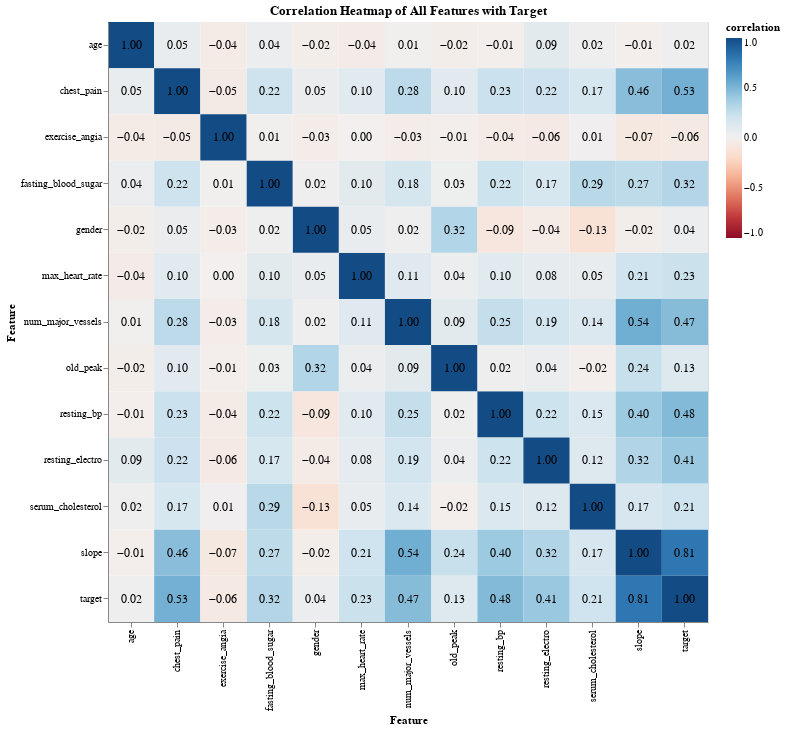

Notebook code for this chart:
### Code cell
# corr only works for numerical col, since we changes 'target' values to 'heart disease' and 'no heart disease', 
# I created a copy of heart dataframe and change the target col back to 0 and 1 for viz purposes only.
train_heart_corr = train_heart.copy()
train_heart_corr['target'] = train_heart_corr['target'].replace({
    'Heart Disease': 1,
    'No Heart Disease': 0
})

corr_matrix = train_heart_corr[num_cols + cat_cols + ['target']].corr()

corr_long = corr_matrix.reset_index().melt(id_vars='index')
corr_long.columns = ['feature_x', 'feature_y', 'correlation']

base = alt.Chart(corr_long).encode(
    x=alt.X('feature_x:N', title='Feature'),
    y=alt.Y('feature_y:N', title='Feature'))

heatmap = base.mark_rect().encode(
    color=alt.Color(
        'correlation:Q',
        scale=alt.Scale(scheme='redblue', domain=[-1, 1])),
    tooltip=['feature_x', 'feature_y'])

text = base.mark_text(
    fontSize=12,
    color='black').encode(
    text=alt.Text('correlation:Q', format='.2f'))

final_chart = (heatmap + text).properties(
    title='Correlation Heatmap of All Features with Target',
    width=600,
    height=600)

final_chart

### Figure 1 — Vega-Lite specification as saved in the notebook (floating-point values rounded to 4 significant figures; data arrays with more than 128 entries replaced by an {"elided": "..."} marker saying what was removed)
{"config": {"view": {"continuousWidth": 300, "continuousHeight": 300}}, "layer": [{"mark": {"type": "rect"}, "encoding": {"color": {"field": "correlation", "scale": {"domain": [-1, 1], "scheme": "redblue"}, "type": "quantitative"}, "tooltip": [{"field": "feature_x", "type": "nominal"}, {"field": "feature_y", "type": "nominal"}], "x": {"field": "feature_x", "title": "Feature", "type": "nominal"}, "y": {"field": "feature_y", "title": "Feature", "type": "nominal"}}}, {"mark": {"type": "text", "color": "black", "fontSize": 12}, "encoding": {"text": {"field": "correlation", "format": ".2f", "type": "quantitative"}, "x": {"field": "feature_x", "title": "Feature", "type": "nominal"}, "y": {"field": "feature_y", "title": "Feature", "type": "nominal"}}}], "data": {"name": "data-95230c2013d3fc4bbdae65a45fe08ff7"}, "height": 600, "title": "Correlation Heatmap of All Features with Target", "width": 600, "$schema": "https://vega.github.io/schema/vega-lite/v5.20.1.json", "datasets": {"data-95230c2013d3fc4bbdae65a45fe08ff7": {"elided": "169 records"}}}
